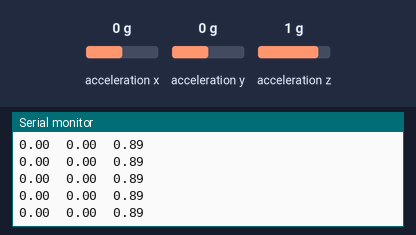
Bench run of a sketch on a simulated Arduino Uno, built with avr-gcc and run on an emulated ATmega328P. On the bench: the last lines printed to the serial monitor. Wiring (inferred from the names in the program): ADXL345 accelerometer at I2C address 0x53. The inputs (shaded band) are chosen by the test bench; at power-on: acceleration x 0 g, acceleration y 0 g, acceleration z 1 g.

Above: at 1.2 s.
1.3 s: acceleration x set to -1.4 g
At 1.36 s:
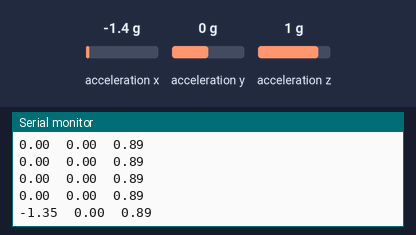
2.8 s: acceleration y set to -1.4 g
At 2.89 s:
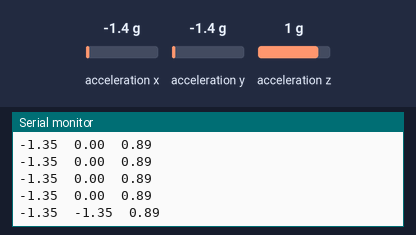
4.3 s: acceleration z set to -1.4 g
At 4.32 s:
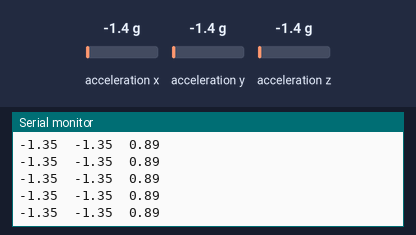

Measured:
- after the input at 1.3 s, the serial monitor: prints a new line after 0.05 s (image 1)
- after the input at 2.8 s, the serial monitor: prints a new line after 0.09 s (image 2)

The sketch:

acc_test.ino
```cpp
#include <seeed_grove_hal.h>
#include <Wire.h>
#include <Streaming.h>

#include "grove_acc_adxl345.h"


void setup()
{
    Serial.begin(115200);
    cout << "hello world" << endl;

    acc_adxl345_init();
}


void loop()
{
    float x, y, z;

    acc_adxl345_read_acc(&x, &y, &z);

    cout << x << '\t' << y << '\t' << z << endl;
    delay(100);
}
```
